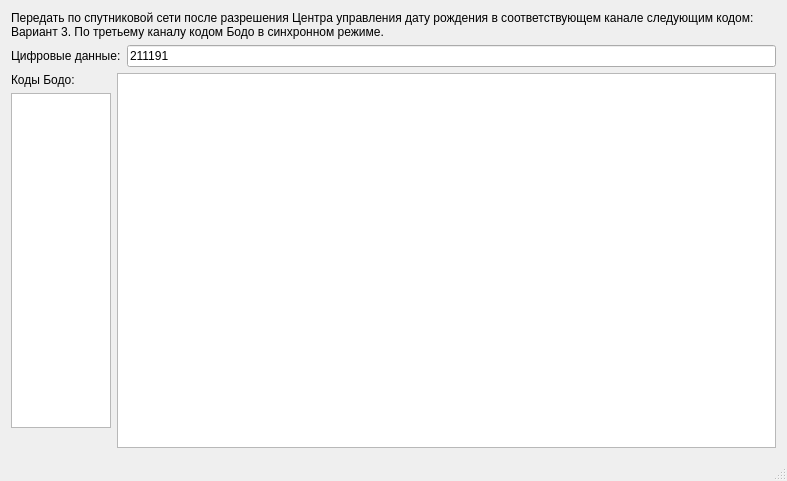
<?xml version="1.0" encoding="UTF-8"?>
<ui version="4.0">
 <class>MainWindow</class>
 <widget class="QMainWindow" name="MainWindow">
  <property name="geometry">
   <rect>
    <x>0</x>
    <y>0</y>
    <width>787</width>
    <height>481</height>
   </rect>
  </property>
  <property name="windowTitle">
   <string>Lab #9 - Спутниковые телекоммуникационные системы</string>
  </property>
  <widget class="QWidget" name="centralWidget">
   <layout class="QVBoxLayout" name="verticalLayout_2">
    <item>
     <widget class="QLabel" name="label">
      <property name="text">
       <string>Передать по спутниковой сети после разрешения Центра управления дату рождения в соответствующем канале следующим кодом: Вариант 3. По третьему каналу кодом Бодо в синхронном режиме.</string>
      </property>
      <property name="wordWrap">
       <bool>true</bool>
      </property>
     </widget>
    </item>
    <item>
     <layout class="QHBoxLayout" name="horizontalLayout">
      <item>
       <widget class="QLabel" name="label_2">
        <property name="text">
         <string>Цифровые данные:</string>
        </property>
       </widget>
      </item>
      <item>
       <widget class="QLineEdit" name="lineEdit">
        <property name="text">
         <string>211191</string>
        </property>
       </widget>
      </item>
     </layout>
    </item>
    <item>
     <layout class="QHBoxLayout" name="horizontalLayout_2">
      <item>
       <layout class="QVBoxLayout" name="verticalLayout">
        <item>
         <widget class="QLabel" name="label_3">
          <property name="sizePolicy">
           <sizepolicy hsizetype="Maximum" vsizetype="Maximum">
            <horstretch>0</horstretch>
            <verstretch>0</verstretch>
           </sizepolicy>
          </property>
          <property name="baseSize">
           <size>
            <width>0</width>
            <height>0</height>
           </size>
          </property>
          <property name="text">
           <string>Коды Бодо:</string>
          </property>
         </widget>
        </item>
        <item>
         <widget class="QPlainTextEdit" name="textEditBodo">
          <property name="sizePolicy">
           <sizepolicy hsizetype="Maximum" vsizetype="Expanding">
            <horstretch>0</horstretch>
            <verstretch>0</verstretch>
           </sizepolicy>
          </property>
          <property name="baseSize">
           <size>
            <width>0</width>
            <height>0</height>
           </size>
          </property>
          <property name="readOnly">
           <bool>true</bool>
          </property>
         </widget>
        </item>
        <item>
         <spacer name="horizontalSpacer">
          <property name="orientation">
           <enum>Qt::Horizontal</enum>
          </property>
          <property name="sizeType">
           <enum>QSizePolicy::Fixed</enum>
          </property>
          <property name="sizeHint" stdset="0">
           <size>
            <width>100</width>
            <height>20</height>
           </size>
          </property>
         </spacer>
        </item>
       </layout>
      </item>
      <item>
       <widget class="QGraphicsView" name="graphicsView">
        <property name="sizePolicy">
         <sizepolicy hsizetype="Expanding" vsizetype="Expanding">
          <horstretch>0</horstretch>
          <verstretch>0</verstretch>
         </sizepolicy>
        </property>
        <property name="minimumSize">
         <size>
          <width>0</width>
          <height>0</height>
         </size>
        </property>
       </widget>
      </item>
     </layout>
    </item>
   </layout>
  </widget>
  <widget class="QStatusBar" name="statusBar"/>
 </widget>
 <layoutdefault spacing="6" margin="11"/>
 <resources/>
 <connections/>
</ui>
